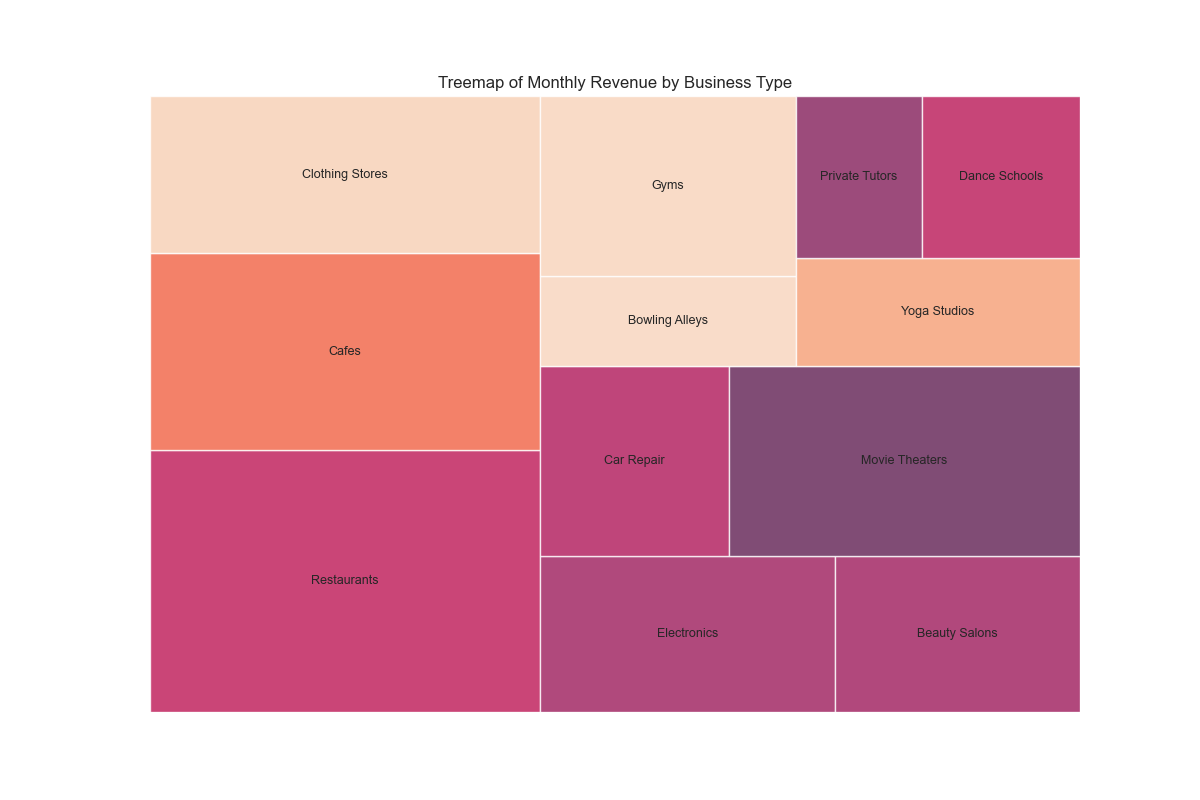

This chart was generated by the following Python code:

import matplotlib.pyplot as plt
import seaborn as sns
import pandas as pd
import squarify

# Given table data
data = [
    {'Sector': 'Food & Beverage', 'Business Type': 'Restaurants', 'Monthly Revenue (in thousands)': 200},
    {'Sector': 'Food & Beverage', 'Business Type': 'Cafes', 'Monthly Revenue (in thousands)': 150},
    {'Sector': 'Retail', 'Business Type': 'Clothing Stores', 'Monthly Revenue (in thousands)': 120},
    {'Sector': 'Retail', 'Business Type': 'Electronics', 'Monthly Revenue (in thousands)': 90},
    {'Sector': 'Services', 'Business Type': 'Beauty Salons', 'Monthly Revenue (in thousands)': 75},
    {'Sector': 'Services', 'Business Type': 'Car Repair', 'Monthly Revenue (in thousands)': 70},
    {'Sector': 'Entertainment', 'Business Type': 'Movie Theaters', 'Monthly Revenue (in thousands)': 130},
    {'Sector': 'Entertainment', 'Business Type': 'Bowling Alleys', 'Monthly Revenue (in thousands)': 45},
    {'Sector': 'Health & Wellness', 'Business Type': 'Gyms', 'Monthly Revenue (in thousands)': 90},
    {'Sector': 'Health & Wellness', 'Business Type': 'Yoga Studios', 'Monthly Revenue (in thousands)': 60},
    {'Sector': 'Education', 'Business Type': 'Private Tutors', 'Monthly Revenue (in thousands)': 40},
    {'Sector': 'Education', 'Business Type': 'Dance Schools', 'Monthly Revenue (in thousands)': 50}
]

# Convert to DataFrame
df = pd.DataFrame(data)

# Set the aesthetic style of the plots
sns.set(style="whitegrid")

# Create a figure and a set of subplots
fig, ax = plt.subplots(1, figsize=(12, 8))

# Treemap plot
squarify.plot(sizes=df['Monthly Revenue (in thousands)'], 
              label=df['Business Type'], 
              alpha=.8,
              text_kwargs={'fontsize': 9})

# Remove the axes
plt.axis('off')

# Add a title to the plot
plt.title('Treemap of Monthly Revenue by Business Type')

# Show plot
plt.show()
